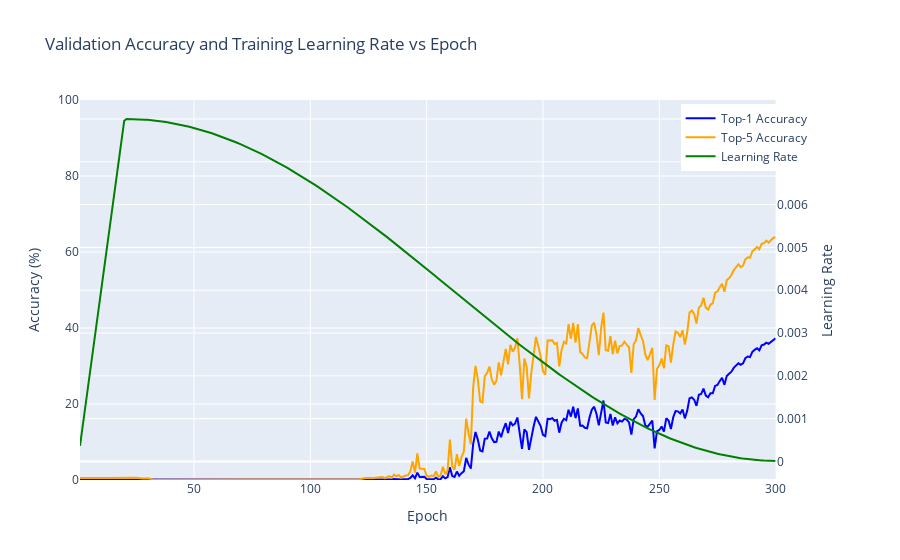

Notebook cell for this chart:
### Code cell
# SEBNet Adam, LR 8e-03
log_file_path = '/home/robert.breslin/alessandro/paper_2/mmpretrain/work_dirs/pretrain01_staged_lr_adamw_1xb64_in1k/20250721_170610/20250721_170610.log'
epochs, top1, top5, lrs = parse_log_file(log_file_path)
plot_accuracies_and_lr_interactive(epochs, top1, top5, lrs)

### Figure 1 — Plotly figure (JSON) as saved in the notebook; plotly's stock layout.template omitted (floating-point values rounded to 4 significant figures; data arrays with more than 128 entries replaced by an {"elided": "..."} marker saying what was removed)
{"data": [{"line": {"color": "blue"}, "name": "Top-1 Accuracy", "type": "scatter", "x": {"elided": "300 int values"}, "xaxis": "x", "y": {"elided": "300 float values"}, "yaxis": "y"}, {"line": {"color": "orange"}, "name": "Top-5 Accuracy", "type": "scatter", "x": {"elided": "300 int values"}, "xaxis": "x", "y": {"elided": "300 float values"}, "yaxis": "y"}, {"line": {"color": "green"}, "name": "Learning Rate", "type": "scatter", "x": {"elided": "300 int values"}, "xaxis": "x", "y": {"elided": "300 float values"}, "yaxis": "y2"}], "layout": {"hovermode": "x unified", "legend": {"x": 0.99, "xanchor": "right", "y": 0.99, "yanchor": "top"}, "title": {"text": "Validation Accuracy and Training Learning Rate vs Epoch"}, "xaxis": {"anchor": "y", "domain": [0, 0.94], "title": {"text": "Epoch"}}, "yaxis": {"anchor": "x", "domain": [0, 1], "range": [0, 100], "title": {"text": "Accuracy (%)"}}, "yaxis2": {"anchor": "x", "overlaying": "y", "side": "right", "title": {"text": "Learning Rate"}}}}
